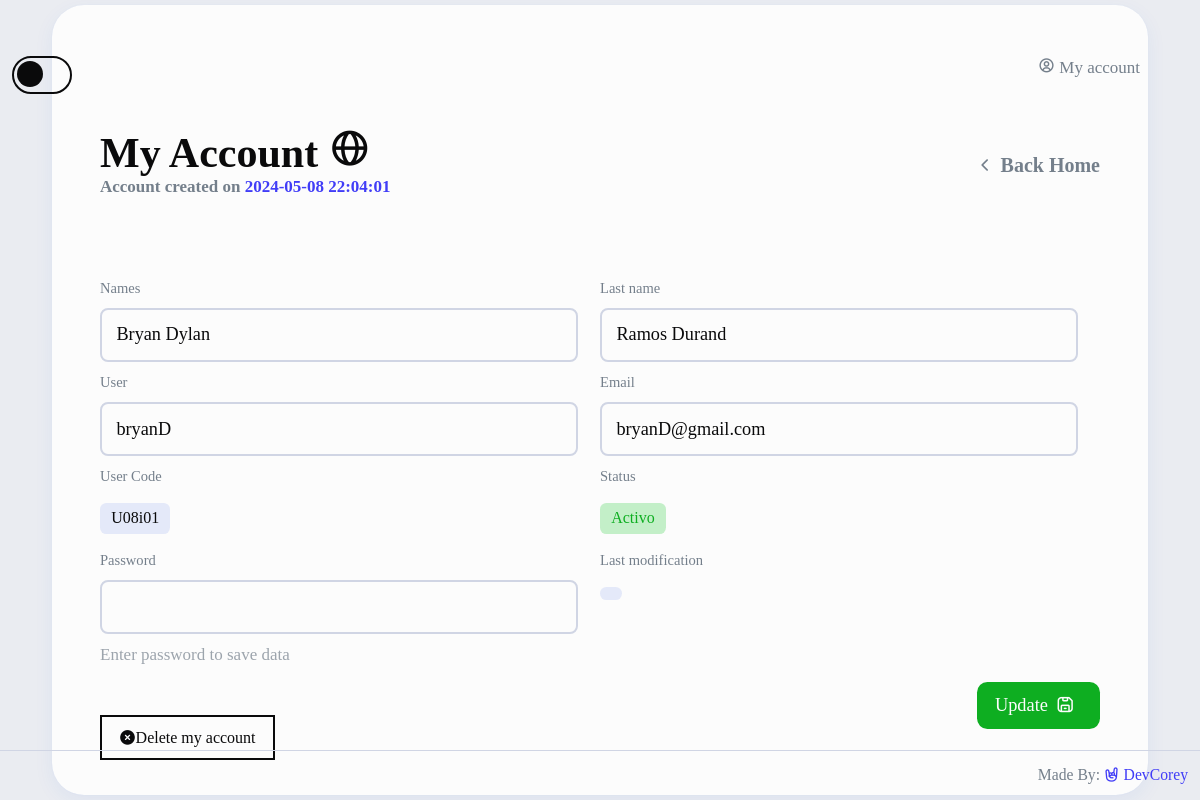
Page /account.php (signed in) on the committed database.
### tables this page shows
CREATE TABLE IF NOT EXISTS `users` (
  `IdUsuario` int(11) NOT NULL AUTO_INCREMENT,
  `CodUsuario` varchar(100) NOT NULL,
  `Usuario` varchar(100) NOT NULL,
  `Password` varchar(100) NOT NULL,
  `Nombres` varchar(100) NOT NULL,
  `Apellidos` varchar(100) NOT NULL,
  `Email` varchar(100) NOT NULL,
  `Permisos` enum('Administrador','Usuario normal') NOT NULL,
  `Estado` enum('Activo','Desactivo','Eliminado','Bloqueado') NOT NULL,
  `FechaRegistro` datetime NOT NULL,
  `FechaModificacion` datetime DEFAULT NULL,
  PRIMARY KEY (`IdUsuario`)
);

### action/functions.php (called while the page is built, shortened)
<?php
function get_user() {
    $conn = Db::connect();
    $UserActual = $_SESSION['email'];
    $query = "SELECT * FROM users WHERE Email = '$UserActual'";
    $result = mysqli_query($conn, $query);
    if ($result) {
        $usuarios = array();
        while ($row = mysqli_fetch_assoc($result)) {
            $usuarios[] = $row;
        }
        return $usuarios;
    } else {
        return false;
    }
}

### account.php (the view, shortened to what this page needs)
<?php
require_once "action/functions.php";
$usuarios = get_user();
?>
<!DOCTYPE html>
<html lang="en">
<head>
    <?php include 'action/inc/link.php'?>
    <main class="main">
        <div class="container container_max">
            <?php include 'action/inc/header.php'?>
            <section class="form_contender">
                <div class="form_register">
                    <?php foreach ($usuarios as $usuario) { ?>
                    <div class="head">
                        <h2>My Account <i class='bx bx-globe'></i>
                        <p>Account created on <span class="color_primary"><?php echo $usuario['FechaRegistro']; ?></span></p>
                        </h2>
                        <a class="right color_text" href="./"><h6><i class="ai-chevron-left-small"></i> Back Home</h6></a>
                    </div>
                    <div class="body">
                        <form method="post" class="column" action="">
                            <div class="column-6">
                                <div class="group">
                                    <label>Names</label>
                                    <input type="text" name="nombres" value="<?php echo $usuario['Nombres']; ?>">
                                </div>
                            </div>
                            <div class="column-6">
                                <div class="group">
                                    <label>Last name</label>
                                    <input type="text" name="apellidos"  value="<?php echo $usuario['Apellidos']; ?>">
                                </div>
                            </div>
                            <div class="column-6">
                                <div class="group">
                                    <label>User</label>
                                    <input type="text" name="usuario" value="<?php echo $usuario['Usuario']; ?>">
                                </div>
                            </div>
                            <div class="column-6">
                                <div class="group">
                                    <label>Email</label>
                                    <input type="email" name="email" value="<?php echo $usuario['Email']; ?>">
                                </div>
                            </div>
                            <div class="column-6">
                                <div class="group">
                                    <label>User Code</label>
                                    <div class="label bg_secondary color_dark_p"><?php echo $usuario['CodUsuario']; ?></div>
                                </div>
                            </div>
                            <div class="column-6">
                                <div class="group">
                                    <label>Status</label>
                                    <div class="label bg_third color_verify"><?php echo $usuario['Estado']; ?></div>
                                </div>
                            </div>
                            <div class="column-6">
                                <div class="group">
                                    <label>Password</label>
                                    <input type="password" name="password" value="">
                                    <p class="obs">Enter password to save data</p>
                                </div>
                            </div>
                            <div class="column-6">
                                <div class="group">
                                    <label>Last modification</label>
                                    <div class="label bg_secondary color_dark_p"><?php echo $usuario['FechaModificacion']; ?></div>
                                </div>
                            </div>
                            <div class="column-12">
                                <div class="f_r">
                                    <?php } ?>
                                    <button type="submit" class="bg_verify">Update<i class="ai-save"></i></button>
                                </div>
                            </div>
                        </form>
                        <a class="btn_abrir button border bg_light color_dark"><i class="ai-circle-x-fill"></i>Delete my account</a>
                    </div>
                </div>
            </section>
        </div>
    </main>
    <?php include 'action/inc/footer.php'?>
</body>
</html>

### assets/css/framework.css (style rules this page uses)
:root { --color_dark_p: #0a0a0b; --color_light_p: #fcfcfc; --color_text: #747f8b; --color_primary: #413df7; --color_secondary: #e4e9f9; --color_third: #c3efc8; --color_verify: #0eae21; --color_danger: #ff7070; --font_black: 'CreatoDisplay Black'; --font_bold: 'CreatoDisplay Bold'; --font_extrabold: 'CreatoDisplay Extra Bold'; --font_light: 'CreatoDisplay Light'; --font_medium: 'CreatoDisplay Medium'; --font_regular: 'CreatoDisplay Regular'; --font_thin: 'CreatoDisplay Thin'; --cursor_pointer: pointer; }
.light_mode { --color_input: #d0d5e4; --color_body: #eaecf1; --color_light: #fcfcfc; --color_dark: #0a0a0b; --color_focus: #e9ebf4; --box_shadow_m: 0 0 1px 0 rgba(24, 94, 224, 0.1), 0 6px 20px 0 rgba(24, 94, 224, 0.064); }
body { background-color: var(--color_body); color: var(--color_dark); font-family: var(--font_medium); position: relative; padding: 0; margin: 0; }
main { position: relative; }
.main { position: relative; align-content: center; display: grid; min-height: 100vh; overflow: hidden; }
a { cursor: var(--cursor_pointer); text-decoration: none; }
input, button { outline: none; border: none; }
.container { width: 98%; max-width: 1650px; margin: 0 auto; }
.container_max { max-width: 1800px; }
.f_r { float: right; }
h1, h2, h3, h4 { font-family: var(--font_bold); color: var(--color_dark); }
h2 { font-size: 42px; }
h6 { font-size: 20px; }
p { font-size: 17px; color: var(--color_text); }
a { color: var(--color_primary); }
.color_dark { color: var(--color_dark); }
.color_dark_p { color: var(--color_dark_p); }
.color_text { color: var(--color_text); }
.color_primary { color: var(--color_primary); }
.color_verify { color: var(--color_verify); }
.bg_light { background: var(--color_light); }
.bg_secondary { background: var(--color_secondary); }
.bg_third { background: var(--color_third); }
.bg_verify { background: var(--color_verify); }
.column { display: flex; flex-flow: row wrap; justify-content: flex-start; height: auto; }
.column-12 { width: 100%; }
.column-6 { width: 50%; }
form { display: block; }
form label { color: var(--color_text); font-family: var(--font_bold); font-size: .91rem; }
input[type="text"], input[type="email"], input[type="password"], input[type="number"], input[type="tel"], input[type="date"], input[type="time"] { width: 100%; padding: .9rem; margin: .7rem auto; border: 2px solid var(--color_input); font-size: 1.14rem; border-radius: .5rem; color: var(--color_dark_p); background: var(--color_light_p); font-family: var(--font_bold); }
input[type="text"]::placeholder { color: var(--color_input); }
.obs { margin-top: 0rem; opacity: .7; }
.border { border: 2px solid; }
button { padding: .8rem 1.1rem; font-family: var(--font_bold); border-radius: .65rem; font-size: 1.15rem; color: var(--color_light_p); background: var(--color_primary); cursor: var(--cursor_pointer); }
.button { padding: .75rem 1.1rem; }
button i { padding-left: .5rem; padding-right: .5rem; }
.label { display: table; padding: .4rem .7rem; border-radius: .4rem; margin: .4rem; font-family: var(--font_extrabold); }

### assets/css/main.css (style rules this page uses)
.form_contender { display: grid; margin: 0 auto; }
.form_login .head, .form_register .head, .form_contender .head { padding-top: .5rem; }
.form_login .head h2, .form_register .head h2, .form_contender .head h2 { line-height: 0%; }
.form_login .body, .form_register .body { padding-top: 2.5rem; }
.form_register { background: var(--color_light); border-radius: 2rem; width: 1000px; margin: 0 auto; padding: 3rem; box-shadow: var(--box_shadow_m); }
.form_register .body .group { width: 92%; }
.form_register .body .group .label { margin: 1.1rem 0rem; }
.form_register .body .group input { padding-right: 0rem; }
.form_contender .head { padding-top: 2.5rem; display: flex; justify-content: space-between; }
.form_contender .head .right { display: grid; align-items: center; }

### rows in the picture
users: FechaRegistro "2024-05-08 22:04:01", nombres "Bryan Dylan", apellidos "Ramos Durand", usuario "bryanD", email "bryanD@gmail.com", CodUsuario "U08i01", Estado "Activo"
